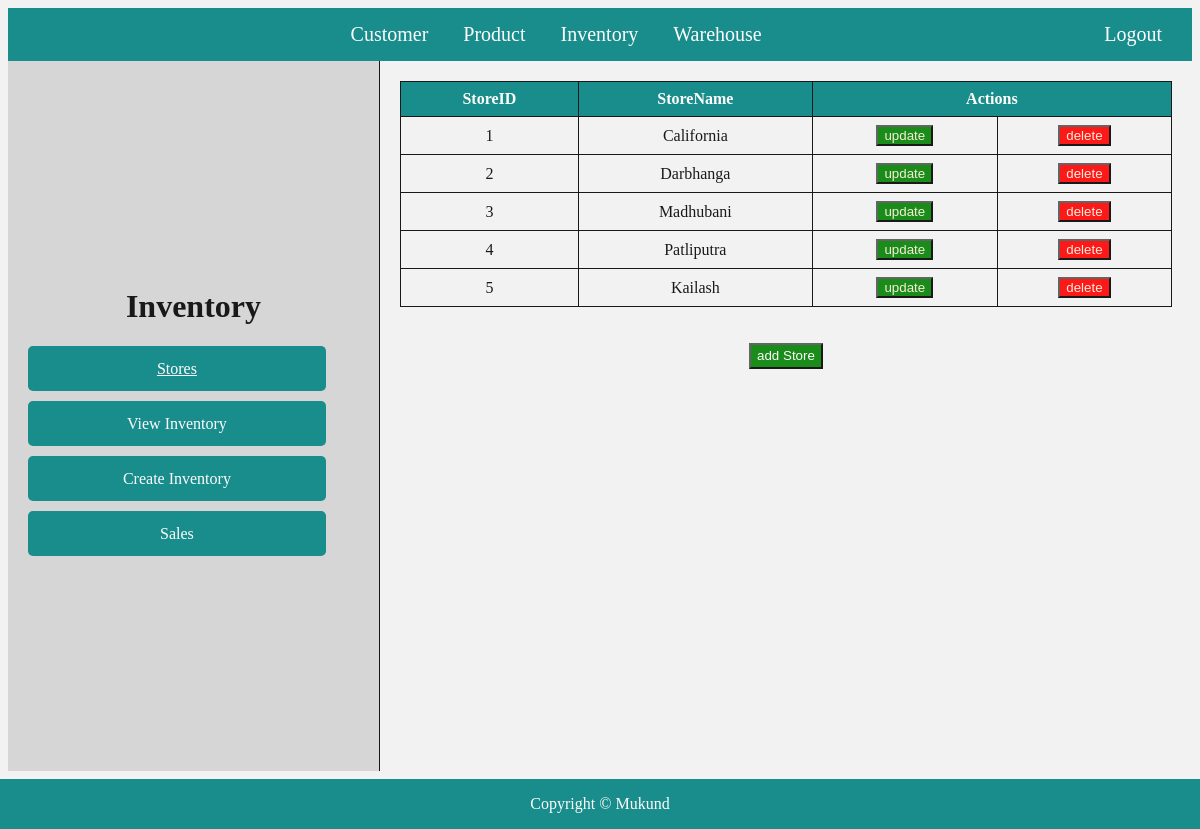
The app's page /admin/inventory/stores.php with its own data.
### tables this page shows
CREATE TABLE Stores (
    StoreID INT AUTO_INCREMENT PRIMARY KEY,
    Location VARCHAR(255)
);

### admin/inventory/stores.php (the view, shortened to what this page needs)
<!DOCTYPE html>
<html>
<head>
    <link rel="stylesheet" href="admindashboard.css">
    <link rel="stylesheet" href="customer.css">
    <link rel="stylesheet" href="table.css">
</head>
<body>
<div class="navbar">
    <a href="../customer/customer.php">Customer</a>
        <a href="../product/product.php">Product</a>
        <a href="inventory.php">Inventory</a>
        <a href="../warehouse/warehouse.php">Warehouse</a>
        <a href="logout.php" class="logout">Logout</a>
    </div>
    <div class="main">
            <div class="sidebar">
            <h1 style="display: block; text-align: center;">Inventory</h1>
            <a href="stores.php" class="active">Stores</a>
            <a href="viewinventory.php">View Inventory</a>
            <a href="addinventory.php">Create Inventory</a>
            <a href="sales.php">Sales</a>
        </div>
        <div class="content">
            <?php include "connection.php";?>
            <table>
                <tr>
                    <th>StoreID</th>
                    <th>StoreName</th>
                    <th colspan="2">Actions</th>
                </tr>
            <?php
                $query="select * from Stores";
                $data=mysqli_query($con,$query);
                $result=mysqli_num_rows($data);
                if($result){
                 while($row=mysqli_fetch_array($data)){
                 ?>
                 <tr>
                    <td><?php echo $row['StoreID']?></td>
                    <td><?php echo $row['Location']?></td>
                    <td><button id="update"><a href="updateStore.php?StoreID=<?php echo $row['StoreID']; ?>">update</a></button></td>
                    <td><button id="delete"><a onclick="return confirm('are you sure you want to delete this Store.')" href="deleteStore.php?StoreID=<?php echo $row['StoreID']; ?>">delete</a></button></td>
                </tr>
                 <?php
                 }
                }
                else
            {
            ?>
             <tr>
                <td>No record found</td>
             </tr>
             <?php
             }
           ?>
            </table>
            <br><br>
            <center>
            <button id="add"><a href="addStore.php">add Store</a></button>
           </center>
    </div>
    </div>
    <div class="footer">
        <p>Copyright © Mukund</p>
    </div>
</body>
</html>

### admin/inventory/admindashboard.css (style rules this page uses)
body { background-color: #f2f2f2; opacity: 0.9; z-index: -1; }
.navbar { background-color: #008080; color: white; padding: 15px; text-align: center; font-size: 20px; }
.navbar a { color: white; text-decoration: none; margin: 0 15px; }
.logout { color: red; float: right; }
.main { display: flex; justify-content: space-around; padding: 0px; padding-bottom: 50px; }
.sidebar { width: 30%; border-right: 1px solid #000; padding: 20px; height: calc(100vh - 130px); background-color: #d3d3d3; }
.content { width: 70%; padding: 20px; }
.footer { position: fixed; left: 0; bottom: 0; width: 100%; background-color: #008080; color: white; text-align: center; }

### admin/inventory/customer.css (style rules this page uses)
.sidebar { width: 30%; border-right: 1px solid #000; display: flex; flex-direction: column; justify-content: center; padding: 20px; height: calc(100vh - 130px); background-color: #d3d3d3; }
.sidebar a { display: block; width: 90%; border: none; text-align: center; text-decoration: none; border-radius: 5px; padding: 0px; margin-bottom: 10px; background-color: #008080; color: white; cursor: pointer; line-height: 45px; }

### admin/inventory/table.css (style rules this page uses)
table { width: 100%; border-collapse: collapse; }
th { background-color: #008080; color: white; }
td, th { border: 1px solid #000; padding: 8px; text-align: center; }

### admin/inventory/stores.php (style rules this page uses)
.active { text-decoration : underline !important; }
#update { background-color: green; }
#delete { background-color: red; }
#update a,#delete a { color: antiquewhite; text-decoration: none; }
#add { background-color: green; cursor: pointer; }
#add a { color: white !important; text-decoration: none !important; line-height:20px; cursor: pointer; }

### records on screen
stores: StoreID "1", Location "California"
stores: StoreID "2", Location "Darbhanga"
stores: StoreID "3", Location "Madhubani"
stores: StoreID "4", Location "Patliputra"
stores: StoreID "5", Location "Kailash"
